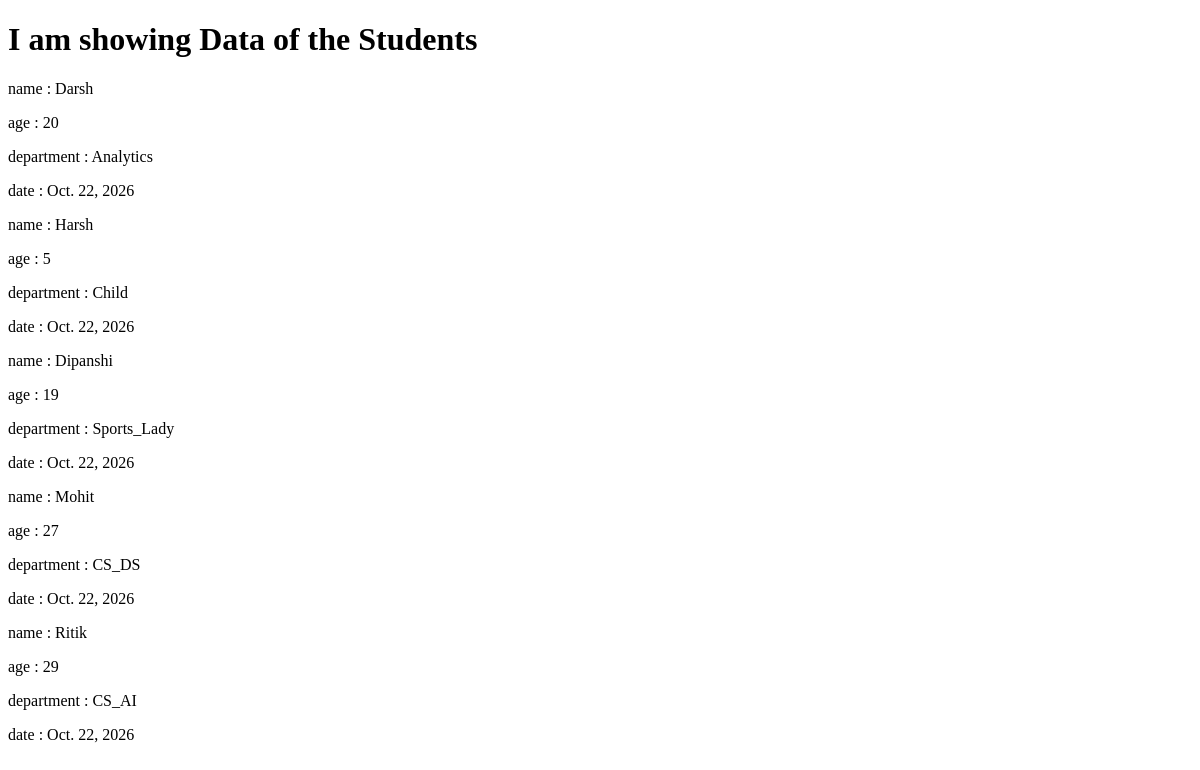
Before: / with the older database file.
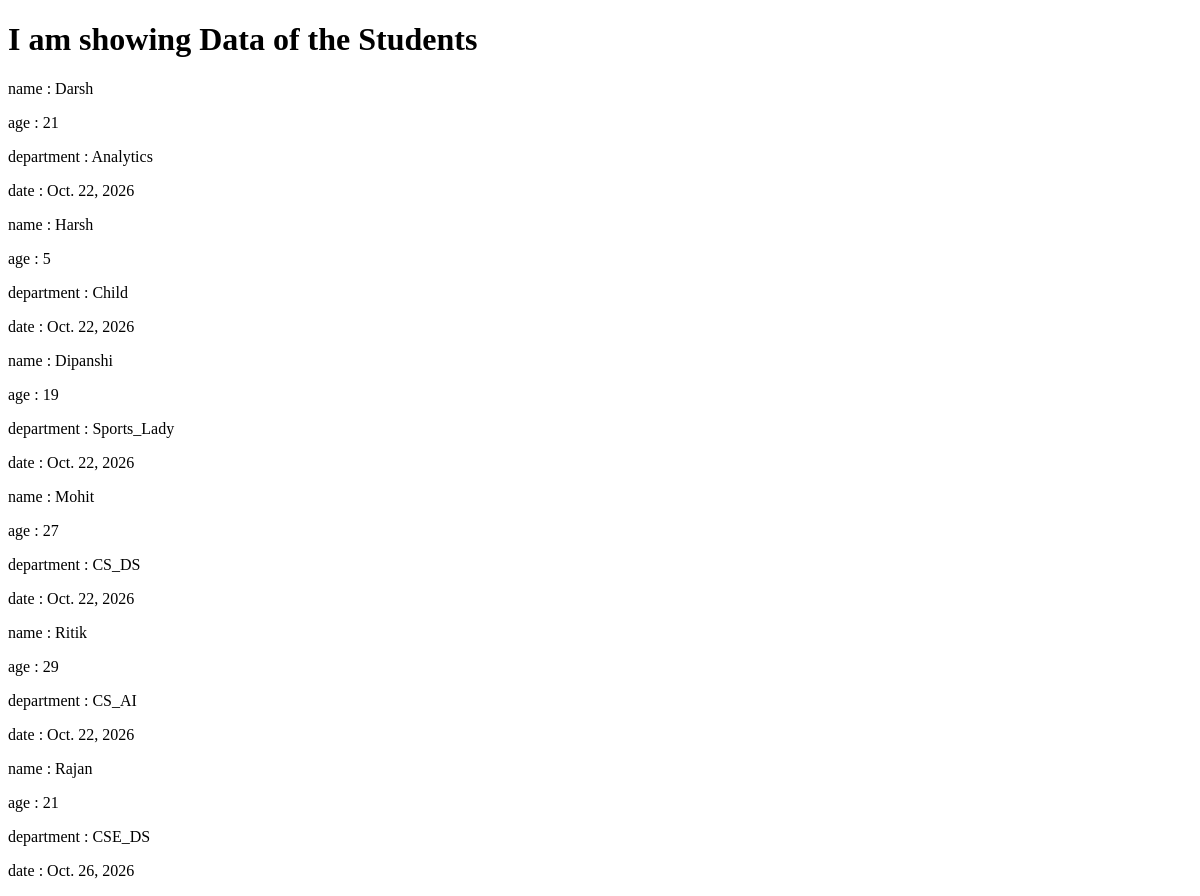
After: the same page with the newer database file.
### DB_Learning/models.py (models this page shows)
class Student(models.Model):
    name = models.CharField(max_length=20)
    age = models.IntegerField()
    department = models.CharField(max_length=20)
    date = models.DateField(auto_now_add=True)

### DB_Learning/views.py (the view)
# urls.py: 2. Add a URL to urlpatterns:  path('', Home.as_view(), name='home')
def Home(request):
    std_data = Student.objects.all()
    return render(request, 'index.html', {'std_data':std_data})

### templates/index.html (shortened to what this page needs)
{% load static %}
<!DOCTYPE html>
<html lang="en">
<head>
</head>
<body>
    <h1>I am showing Data of the Students</h1>
    {% for data in std_data %}
    <p>name : {{data.name}}</p>
    <p>age : {{data.age}}</p>
    <p>department : {{data.department}}</p>
    <p>date : {{data.date}}</p>
    {% endfor %}
</body>
</html>

Changed rows visible on the page:
changed Student "Darsh": age "20" → "21"
added Student: name "Rajan", age "21", department "CSE_DS", date "Oct. 26, 2026"
